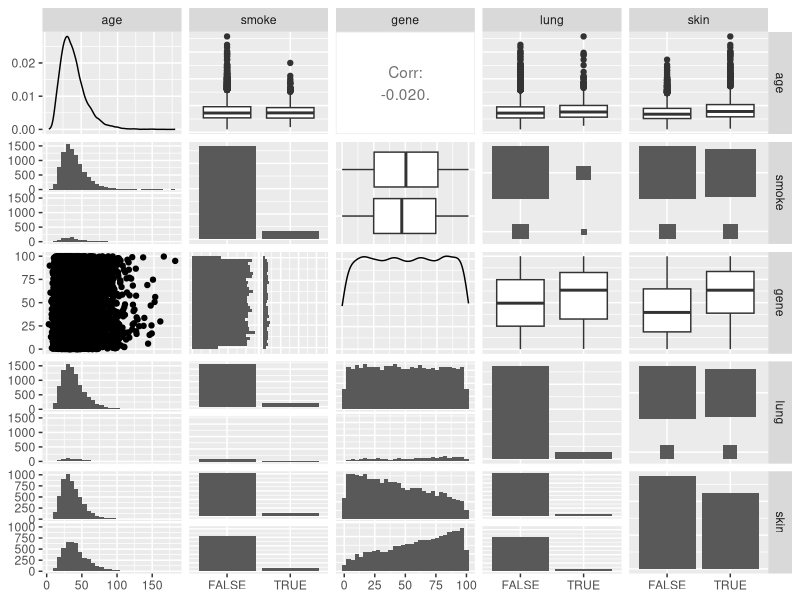
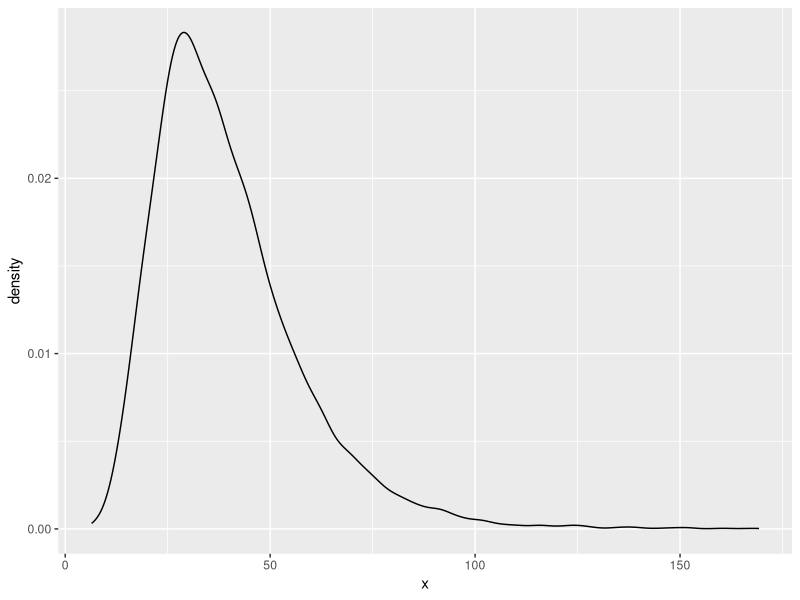

R code for these plots, in order:
library(tidyverse)
library(GGally)
#2
cancer_DGP <- function(n) {
  tibble(
    age = rlnorm(n, 3.584, 0.434),
    smoke = rbernoulli(n, p = case_when(
                              age %in% 25:64  ~ .145,
                              age %in% 0:10 ~ .00000000001,
                              TRUE ~ .08)
                       ),
    gene = runif(n,0,100),
    lung = rbernoulli(n, p = (gene+age+smoke*100)/1500),
    skin = rbernoulli(n, p = (gene+age)/200)
  )
}

test <- cancer_DGP(10000) %>% 
  ggpairs()

test

test_prob <- cancer_DGP(10000) %>% 
  filter(lung == TRUE) %>% 
  count(as.integer(age))
 

test_prob <- cancer_DGP(10000) %>% 
  count(age) %>% 
  mutate(p = n/sum(n))


#3

logistic <- function(x){
  
  1/(1+exp(-x))
  
}

logistic(2)

DGP_A <- function(n){
  tibble(
  X = runif(n),
  W = rbernoulli(n),
  Y = rnorm(n,X+W,1+X*W) 
)
}

 
DGP_B <- function(n){
  tibble(
    X = runif(n),
    W = rbernoulli(n,p= logistic(X)),
    Y = rnorm(n,X+W,1+X*W) 
  )
} 

DGP_C <- function(n){
  tibble(L = runif(n,-1,0),
         U = runif(n),
         M = runif(n,L,U),
         X = rnorm(n, L),
         Y = rnorm(n, U)
  )
} 

DGP_D <- function(n) {
  tibble(
    X = runif(n),
    W = rbernoulli(n, logistic(X)),
    Y = rnorm(n, W, 1+W)
  )
  
}
tibble(x = rlnorm(10000, 3.584, 0.434)) %>% ggplot() + geom_density(aes(x=x))
